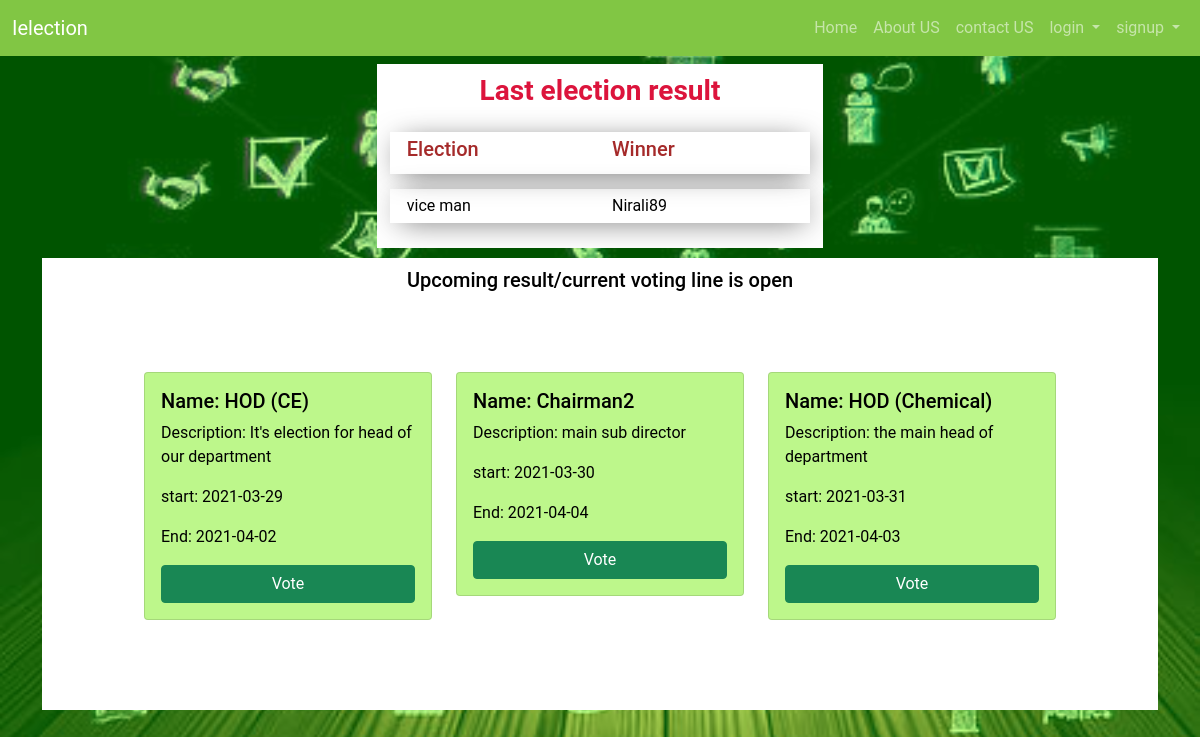
The page / on the database its author committed.
### tables this page shows
CREATE TABLE `result` (
  `id` int(8) NOT NULL,
  `election_id` int(8) NOT NULL,
  `candidate_id` int(8) NOT NULL
);

CREATE TABLE `election_vote` (
  `eid` int(8) NOT NULL,
  `name` varchar(40) NOT NULL,
  `description` text NOT NULL,
  `start_date` date NOT NULL,
  `end_date` date NOT NULL,
  `reg_last_date` date NOT NULL,
  `create_on` datetime NOT NULL DEFAULT current_timestamp(),
  `vote_status` tinyint(1) NOT NULL
);

CREATE TABLE `elector` (
  `id` int(8) NOT NULL,
  `elector_name` varchar(50) DEFAULT NULL,
  `vote` int(8) NOT NULL,
  `election` varchar(100) NOT NULL,
  `elector_email` varchar(50) NOT NULL,
  `elector_mobile` varchar(10) NOT NULL,
  `elector_password` varchar(256) NOT NULL,
  `elector_logo` varchar(250) NOT NULL
);

### index.php (the view, shortened to what this page needs)
<!doctype html>
<html lang="en">
<head>
    <link href="https://cdn.jsdelivr.net/npm/bootstrap@5.0.0-beta2/dist/css/bootstrap.min.css" rel="stylesheet"
>
    <link rel="stylesheet" href="https://pro.fontawesome.com/releases/v5.10.0/css/all.css"
 />
    <link rel="stylesheet" href="cssfolder/homestyle.css">
</head>
<body>
    <?php
        include('partials/_nav.php');
    ?>
    <div class="container my-2">
        <div class="last_election">
            <div class="heading mb-4">
                <center>
                    <h3>Last election result</h3>
                </center>
            </div>
            <div class="row head-top">
                <div class="col-md-6">
                    <h5>Election</h5>
                </div>
                <div class="col-md-6">
                    <h5>Winner</h5>
                </div>
            </div>
            <?php
                $sql="SELECT * FROM `result`";
                $result=$conn->query($sql);
                while($row=$result->fetch(PDO::FETCH_ASSOC))
                {
                    $eid=$row['election_id'];
                    $sql_election="SELECT * FROM `election_vote` WHERE `eid`='$eid'";
                    $r=$conn->query($sql_election);
                    $row_election=$r->fetch(PDO::FETCH_ASSOC);
                    if($row_election)
                    {
                        echo '<div class="result_final ">';
                        $date2=date_create($row_election['end_date']);
                        $current= date("Y-m-d");
                        $date=date_create($current);
                        $diff=date_diff($date,$date2);
                        $d=$diff->format('%d');
                        if($d<7)
                        {
                            $result_winner=$row['candidate_id'];
                            $sql_candidate="SELECT * FROM `elector` WHERE `id`=$result_winner";
                            $result_candidate=$conn->query($sql_candidate);
                            $row_candidate=$result_candidate->fetch(PDO::FETCH_ASSOC);
                            echo '<div class="row">
                            <div class="col-md-6">
                                '.$row_election['name'].'
                            </div>';
                            if($row_candidate['elector_name'])
                            {
                                echo '<div class="col-md-6">
                                '.$row_candidate['elector_name'].'
                                </div>';
                            }
                            else
                            {
                                echo '<div class="col-md-6">
                                Not winner
                                </div>';
                            }
                        echo '</div>';
                        }
                        echo '</div>';
                }
                }
                ?>
        </div>
        <div class="upcoming_result">
            <div class="result text-center">
                <h5>Upcoming result/current voting line is open</h5>
            </div>
            <div class="row election_list">
                <?php
            $sql="SELECT * FROM `election_vote` ORDER BY `start_date`";
            $result=$conn->query($sql);
            while($row=$result->fetch(PDO::FETCH_ASSOC))
            {
                $sdate=strtotime($row['start_date']);
                $edate=strtotime($row['end_date']);
                $current=time();
                    if($current>$sdate && $current<$edate)
                    {
                        $bg_color="bg_color";
                        echo '<div class="col-md-4 ">
                            <div class="card '.$bg_color.'" style="width: 18rem;">
                                <div class="card-body">
                                    <h5 class="card-title">Name: '.$row['name'].'</h5 <p class="card-text">Description:
                                    '.$row['description'].'</p>
                                    <p>start: '.$row['start_date'].'
                                    <p>End: '.$row['end_date'].'
                                    <br>
                                    <div class="d-grid gap-2">
                                        <a href="voting.php?id='.$row['eid'].'&vote=False" class="card-link btn btn-success btn-block">Vote</a>
                                    </div>
                                </div>
                            </div>
                            </div>';
                    }
            }
      ?>
            </div>
        </div>
</body>
</html>

### partials/_nav.php (shortened to what this page needs)
<?php
$email=$username="";
echo '<nav class="navbar navbar-expand-lg navbar-dark bg-dark">
<div class="container-fluid">
  <a class="navbar-brand" href="#">Ielection</a>
  <button class="navbar-toggler" type="button" data-bs-toggle="collapse" data-bs-target="#navbarSupportedContent" aria-controls="navbarSupportedContent" aria-expanded="false" aria-label="Toggle navigation">
    <span class="navbar-toggler-icon"></span>
  </button>
  <div class="collapse navbar-collapse " id="navbarSupportedContent">
    <ul class="navbar-nav mb-2 mb-lg-0 ms-auto">
      <li class="nav-item">
        <a class="nav-link" aria-current="page" href="/php_project_sem4/PHPProject_CE082_CE111_CE103/PHPProject_CE082_CE111_CE103/election/index.php">Home</a>
      </li>
      <li class="nav-item">
      <a class="nav-link" aria-current="page" href="/php_project_sem4/PHPProject_CE082_CE111_CE103/PHPProject_CE082_CE111_CE103/election/about us.php">About US </a>
    </li>
    <li class="nav-item">
      <a class="nav-link" aria-current="page" href="/php_project_sem4/PHPProject_CE082_CE111_CE103/PHPProject_CE082_CE111_CE103/election/contact.php">contact US </a>
    </li>
   ';
      if(!$username)
      {
        echo ' <li class="nav-item dropdown">
        <a class="nav-link dropdown-toggle" href="#" id="navbarDropdown" role="button" data-bs-toggle="dropdown" aria-expanded="false">
         login
        </a>
        <ul class="dropdown-menu" aria-labelledby="navbarDropdown">
          <li><a class="dropdown-item" href="/php_project_sem4/PHPProject_CE082_CE111_CE103/PHPProject_CE082_CE111_CE103/election/voter/V_login.php">Voter</a></li>
          <li><a class="dropdown-item" href="/php_project_sem4/PHPProject_CE082_CE111_CE103/PHPProject_CE082_CE111_CE103/election/candidate/E_login.php">Candidate</a></li>
          <li><a class="dropdown-item" href="/php_project_sem4/PHPProject_CE082_CE111_CE103/PHPProject_CE082_CE111_CE103/election/admin/A_login.php">Admin</a></li>
        </ul>
        </li>';
        echo ' <li class="nav-item dropdown">
        <a class="nav-link dropdown-toggle" href="#" id="navbarDropdown" role="button" data-bs-toggle="dropdown" aria-expanded="false">
         signup
        </a>
        <ul class="dropdown-menu" aria-labelledby="navbarDropdown">
          <li><a class="dropdown-item" href="/php_project_sem4/PHPProject_CE082_CE111_CE103/PHPProject_CE082_CE111_CE103/election/voter/V_signup.php">Voter</a></li>
          <li><a class="dropdown-item" href="/php_project_sem4/PHPProject_CE082_CE111_CE103/PHPProject_CE082_CE111_CE103/election/candidate/E_signup.php">Candidate</a></li>
        </ul>
        </li>';
      }
      echo '</ul></div>
</div>
</nav>';
?>

### cssfolder/homestyle.css (style rules this page uses)
* { padding:0; margin: 0; box-sizing: border-box; font-family: 'Roboto', sans-serif; }
body { background-image: url('../uploads/vote.jpg'); background-repeat: no-repeat; background-position: center center; background-size: cover; background-color: rgba(62, 211, 16, 0.5); font-family: 'Josefin Sans', sans-serif; background-blend-mode: overlay; color:white; min-height: 100vh; }
.navbar { background-color: #81c644 !important; z-index: 2; }
.election_list { margin: 10vh; color: black; }
.election_list .bg_color { background-color: #bdf78b;; }
.last_election { background-color: white; color: black !important; padding: 10px; width:40%; margin: auto; }
.last_election .heading h3 { color:crimson; font-weight: 600; }
.last_election .head-top { color: brown; }
.last_election .row { -webkit-box-shadow: 2px 4px 31px -8px rgba(0,0,0,0.75); -moz-box-shadow: 2px 4px 31px -8px rgba(0,0,0,0.75); box-shadow: 2px 4px 31px -8px rgba(0,0,0,0.75); border-collapse: collapse; margin:15px 3px; padding: 5px; }
.upcoming_result { background-color: white; color: black !important; padding: 10px; margin: auto; margin-top: 10px; margin-bottom: 10px; }

### rows shown on the page
result: election_vote.name "vice man", elector.elector_name "Nirali89"
election_vote: name "HOD (CE)", description "It's election for head of our department", start_date "2021-03-29", end_date "2021-04-02"
election_vote: name "Chairman2", description "main sub director", start_date "2021-03-30", end_date "2021-04-04"
election_vote: name "HOD (Chemical)", description "the main head of department", start_date "2021-03-31", end_date "2021-04-03"
